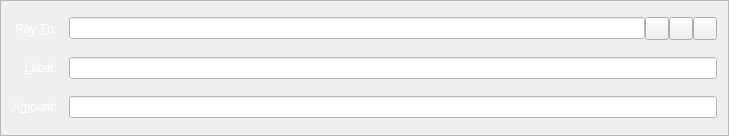
<?xml version="1.0" encoding="UTF-8"?>
<ui version="4.0">
 <class>SendCoinsEntry</class>
 <widget class="QFrame" name="SendCoinsEntry">
  <property name="geometry">
   <rect>
    <x>0</x>
    <y>0</y>
    <width>729</width>
    <height>136</height>
   </rect>
  </property>
  <property name="windowTitle">
   <string>Form</string>
  </property>
  <property name="frameShape">
   <enum>QFrame::StyledPanel</enum>
  </property>
  <property name="frameShadow">
   <enum>QFrame::Sunken</enum>
  </property>
  <layout class="QGridLayout" name="gridLayout">
   <property name="spacing">
    <number>12</number>
   </property>
   <item row="5" column="0">
    <widget class="QLabel" name="label">
     <property name="palette">
      <palette>
       <active>
        <colorrole role="WindowText">
         <brush brushstyle="SolidPattern">
          <color alpha="255">
           <red>255</red>
           <green>255</green>
           <blue>255</blue>
          </color>
         </brush>
        </colorrole>
       </active>
       <inactive>
        <colorrole role="WindowText">
         <brush brushstyle="SolidPattern">
          <color alpha="255">
           <red>255</red>
           <green>255</green>
           <blue>255</blue>
          </color>
         </brush>
        </colorrole>
       </inactive>
       <disabled>
        <colorrole role="WindowText">
         <brush brushstyle="SolidPattern">
          <color alpha="255">
           <red>106</red>
           <green>104</green>
           <blue>100</blue>
          </color>
         </brush>
        </colorrole>
       </disabled>
      </palette>
     </property>
     <property name="text">
      <string>A&amp;mount:</string>
     </property>
     <property name="alignment">
      <set>Qt::AlignRight|Qt::AlignTrailing|Qt::AlignVCenter</set>
     </property>
     <property name="buddy">
      <cstring>payAmount</cstring>
     </property>
    </widget>
   </item>
   <item row="3" column="0">
    <widget class="QLabel" name="label_2">
     <property name="palette">
      <palette>
       <active>
        <colorrole role="WindowText">
         <brush brushstyle="SolidPattern">
          <color alpha="255">
           <red>255</red>
           <green>255</green>
           <blue>255</blue>
          </color>
         </brush>
        </colorrole>
       </active>
       <inactive>
        <colorrole role="WindowText">
         <brush brushstyle="SolidPattern">
          <color alpha="255">
           <red>255</red>
           <green>255</green>
           <blue>255</blue>
          </color>
         </brush>
        </colorrole>
       </inactive>
       <disabled>
        <colorrole role="WindowText">
         <brush brushstyle="SolidPattern">
          <color alpha="255">
           <red>106</red>
           <green>104</green>
           <blue>100</blue>
          </color>
         </brush>
        </colorrole>
       </disabled>
      </palette>
     </property>
     <property name="text">
      <string>Pay &amp;To:</string>
     </property>
     <property name="alignment">
      <set>Qt::AlignRight|Qt::AlignTrailing|Qt::AlignVCenter</set>
     </property>
     <property name="buddy">
      <cstring>payTo</cstring>
     </property>
    </widget>
   </item>
   <item row="5" column="1">
    <widget class="BitcoinAmountField" name="payAmount">
     <property name="styleSheet">
      <string notr="true">background-color: rgb(255, 255, 255);</string>
     </property>
    </widget>
   </item>
   <item row="4" column="0">
    <widget class="QLabel" name="label_4">
     <property name="palette">
      <palette>
       <active>
        <colorrole role="WindowText">
         <brush brushstyle="SolidPattern">
          <color alpha="255">
           <red>255</red>
           <green>255</green>
           <blue>255</blue>
          </color>
         </brush>
        </colorrole>
       </active>
       <inactive>
        <colorrole role="WindowText">
         <brush brushstyle="SolidPattern">
          <color alpha="255">
           <red>255</red>
           <green>255</green>
           <blue>255</blue>
          </color>
         </brush>
        </colorrole>
       </inactive>
       <disabled>
        <colorrole role="WindowText">
         <brush brushstyle="SolidPattern">
          <color alpha="255">
           <red>106</red>
           <green>104</green>
           <blue>100</blue>
          </color>
         </brush>
        </colorrole>
       </disabled>
      </palette>
     </property>
     <property name="text">
      <string>&amp;Label:</string>
     </property>
     <property name="alignment">
      <set>Qt::AlignRight|Qt::AlignTrailing|Qt::AlignVCenter</set>
     </property>
     <property name="buddy">
      <cstring>addAsLabel</cstring>
     </property>
    </widget>
   </item>
   <item row="3" column="1">
    <layout class="QHBoxLayout" name="payToLayout">
     <property name="spacing">
      <number>0</number>
     </property>
     <item>
      <widget class="QValidatedLineEdit" name="payTo">
       <property name="toolTip">
        <string>The address to send the payment to (e.g. 1NS17iag9jJgTHD1VXjvLCEnZuQ3rJDE9L)</string>
       </property>
       <property name="styleSheet">
        <string notr="true">background-color: rgb(255, 255, 255);</string>
       </property>
       <property name="maxLength">
        <number>34</number>
       </property>
      </widget>
     </item>
     <item>
      <widget class="QToolButton" name="addressBookButton">
       <property name="toolTip">
        <string>Choose address from address book</string>
       </property>
       <property name="text">
        <string/>
       </property>
       <property name="icon">
        <iconset resource="../bitcoin.qrc">
         <normaloff>:/icons/address-book</normaloff>:/icons/address-book</iconset>
       </property>
       <property name="shortcut">
        <string>Alt+A</string>
       </property>
      </widget>
     </item>
     <item>
      <widget class="QToolButton" name="pasteButton">
       <property name="toolTip">
        <string>Paste address from clipboard</string>
       </property>
       <property name="text">
        <string/>
       </property>
       <property name="icon">
        <iconset resource="../bitcoin.qrc">
         <normaloff>:/icons/editpaste</normaloff>:/icons/editpaste</iconset>
       </property>
       <property name="shortcut">
        <string>Alt+P</string>
       </property>
      </widget>
     </item>
     <item>
      <widget class="QToolButton" name="deleteButton">
       <property name="toolTip">
        <string>Remove this recipient</string>
       </property>
       <property name="text">
        <string/>
       </property>
       <property name="icon">
        <iconset resource="../bitcoin.qrc">
         <normaloff>:/icons/remove</normaloff>:/icons/remove</iconset>
       </property>
      </widget>
     </item>
    </layout>
   </item>
   <item row="4" column="1">
    <widget class="QValidatedLineEdit" name="addAsLabel">
     <property name="toolTip">
      <string>Enter a label for this address to add it to your address book</string>
     </property>
     <property name="styleSheet">
      <string notr="true">background-color: rgb(255, 255, 255);</string>
     </property>
    </widget>
   </item>
  </layout>
 </widget>
 <customwidgets>
  <customwidget>
   <class>BitcoinAmountField</class>
   <extends>QLineEdit</extends>
   <header>bitcoinamountfield.h</header>
   <container>1</container>
  </customwidget>
  <customwidget>
   <class>QValidatedLineEdit</class>
   <extends>QLineEdit</extends>
   <header>qvalidatedlineedit.h</header>
  </customwidget>
 </customwidgets>
 <resources>
  <include location="../bitcoin.qrc"/>
 </resources>
 <connections/>
</ui>
